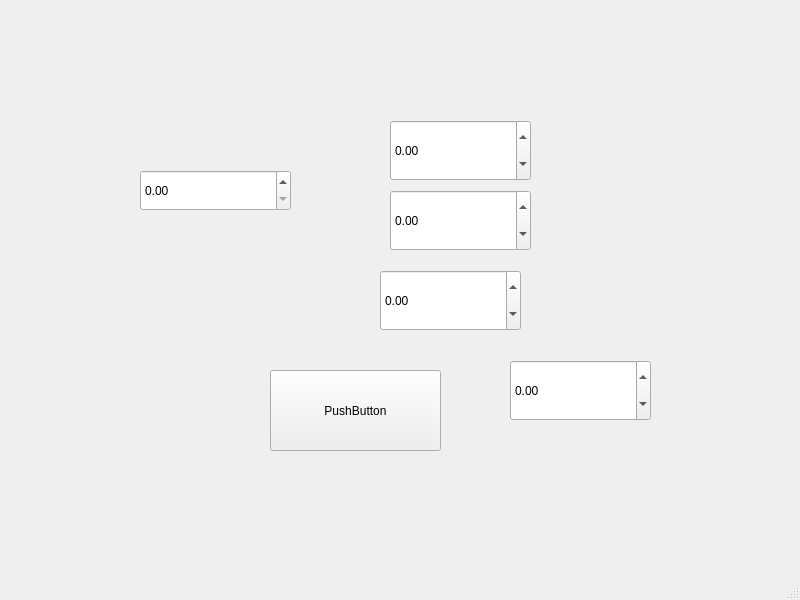
<?xml version="1.0" encoding="UTF-8"?>
<ui version="4.0">
 <class>MainWindow</class>
 <widget class="QMainWindow" name="MainWindow">
  <property name="geometry">
   <rect>
    <x>0</x>
    <y>0</y>
    <width>800</width>
    <height>600</height>
   </rect>
  </property>
  <property name="windowTitle">
   <string>MainWindow</string>
  </property>
  <widget class="QWidget" name="centralwidget">
   <widget class="QDoubleSpinBox" name="doubleSpinBox">
    <property name="geometry">
     <rect>
      <x>140</x>
      <y>170</y>
      <width>151</width>
      <height>41</height>
     </rect>
    </property>
    <property name="maximum">
     <double>10000.000000000000000</double>
    </property>
    <property name="singleStep">
     <double>1.000000000000000</double>
    </property>
   </widget>
   <widget class="QPushButton" name="pushButton">
    <property name="geometry">
     <rect>
      <x>270</x>
      <y>370</y>
      <width>171</width>
      <height>81</height>
     </rect>
    </property>
    <property name="text">
     <string>PushButton</string>
    </property>
   </widget>
   <widget class="QDoubleSpinBox" name="doubleSpinBox_2">
    <property name="geometry">
     <rect>
      <x>390</x>
      <y>120</y>
      <width>141</width>
      <height>61</height>
     </rect>
    </property>
    <property name="minimum">
     <double>-10000.000000000000000</double>
    </property>
    <property name="maximum">
     <double>10000.000000000000000</double>
    </property>
    <property name="value">
     <double>0.000000000000000</double>
    </property>
   </widget>
   <widget class="QDoubleSpinBox" name="doubleSpinBox_3">
    <property name="geometry">
     <rect>
      <x>390</x>
      <y>190</y>
      <width>141</width>
      <height>61</height>
     </rect>
    </property>
    <property name="minimum">
     <double>-10000.000000000000000</double>
    </property>
    <property name="maximum">
     <double>10000.000000000000000</double>
    </property>
    <property name="value">
     <double>0.000000000000000</double>
    </property>
   </widget>
   <widget class="QDoubleSpinBox" name="doubleSpinBox_4">
    <property name="geometry">
     <rect>
      <x>380</x>
      <y>270</y>
      <width>141</width>
      <height>61</height>
     </rect>
    </property>
    <property name="minimum">
     <double>-10000.000000000000000</double>
    </property>
    <property name="maximum">
     <double>10000.000000000000000</double>
    </property>
    <property name="value">
     <double>0.000000000000000</double>
    </property>
   </widget>
   <widget class="QDoubleSpinBox" name="doubleSpinBox_5">
    <property name="geometry">
     <rect>
      <x>510</x>
      <y>360</y>
      <width>141</width>
      <height>61</height>
     </rect>
    </property>
    <property name="minimum">
     <double>-10000.000000000000000</double>
    </property>
    <property name="maximum">
     <double>10000.000000000000000</double>
    </property>
    <property name="value">
     <double>0.000000000000000</double>
    </property>
   </widget>
  </widget>
  <widget class="QMenuBar" name="menubar">
   <property name="geometry">
    <rect>
     <x>0</x>
     <y>0</y>
     <width>800</width>
     <height>21</height>
    </rect>
   </property>
  </widget>
  <widget class="QStatusBar" name="statusbar"/>
 </widget>
 <resources/>
 <connections/>
</ui>
